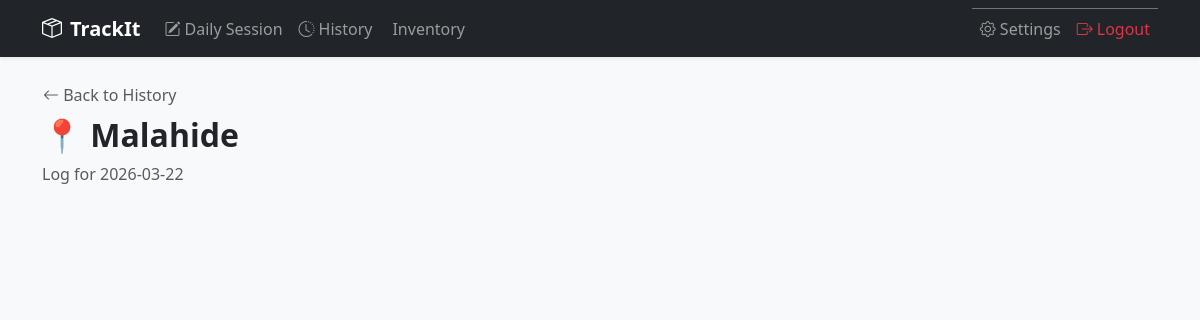
The page /history/2026-03-22/2 (signed in) on the database as committed earlier.
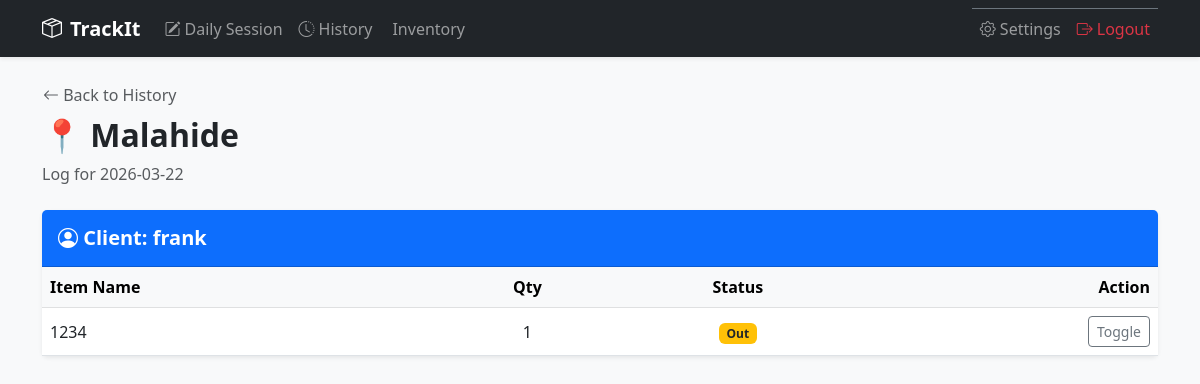
The same page on the database as committed later.
### models.py (models this page shows)
class Place(db.Model):
    id = db.Column(db.Integer, primary_key=True)
    name = db.Column(db.String(100), nullable=False)
    is_active = db.Column(db.Boolean, default=True)

class Client(db.Model):
    id = db.Column(db.Integer, primary_key=True)
    name = db.Column(db.String(100), nullable=False)
    is_active = db.Column(db.Boolean, default=True)

class DayRecord(db.Model):
    __tablename__ = 'day_record'
    id = db.Column(db.Integer, primary_key=True)
    timestamp = db.Column(db.DateTime, default=datetime.utcnow)
    item_id = db.Column(db.Integer, db.ForeignKey('item.id'))
    place_id = db.Column(db.Integer, db.ForeignKey('place.id'))
    client_id = db.Column(db.Integer, db.ForeignKey('client.id'))
    user_id = db.Column(db.Integer, db.ForeignKey('user.id'))
    quantity_out = db.Column(db.Integer, nullable=False)
    is_returned = db.Column(db.Boolean, default=False)
    item = db.relationship('Item', backref='records')
    place = db.relationship('Place', backref='records')
    client = db.relationship('Client', backref='records')

class Item(db.Model):
    id = db.Column(db.Integer, primary_key=True)
    name = db.Column(db.String(100), nullable=False)
    quantity = db.Column(db.Integer, default=0)
    user_id = db.Column(db.Integer, db.ForeignKey('user.id'))

### app.py (the view)
@app.route('/history/<ts>/<int:place_id>')
def session_details(ts, place_id):
    if 'user_id' not in session:
        return redirect(url_for('login'))
    place = Place.query.get_or_404(place_id)
    records = DayRecord.query.filter(
        func.date(DayRecord.timestamp) == ts,
        DayRecord.place_id == place_id
    ).all()
    grouped_data = {}
    for r in records:
        client_name = r.client.name
        if client_name not in grouped_data:
            grouped_data[client_name] = []
        grouped_data[client_name].append(r)
    return render_template('session_details.html',
                           grouped_data=grouped_data,
                           place=place,
                           ts=ts)

### templates/session_details.html
{% extends "base.html" %}
{% block content %}
<div class="mb-4">
    <a href="{{ url_for('history') }}" class="btn btn-link p-0 text-decoration-none text-muted"><i class="bi bi-arrow-left"></i> Back to History</a>
    <h2 class="fw-bold mt-2">📍 {{ place.name }}</h2>
    <p class="text-muted">Log for {{ ts }}</p>
</div>
{% for client_name, items in grouped_data.items() %}
<div class="card shadow-sm border-0 mb-4">
    <div class="card-header bg-primary text-white py-3">
        <h5 class="mb-0 fw-bold"><i class="bi bi-person-circle"></i> Client: {{ client_name }}</h5>
    </div>
    <div class="table-responsive">
        <table class="table align-middle mb-0">
            <thead class="table-light">
                <tr><th>Item Name</th><th class="text-center">Qty</th><th class="text-center">Status</th><th class="text-end">Action</th></tr>
            </thead>
            <tbody>
                {% for r in items %}
                <tr class="{{ 'table-success' if r.is_returned else '' }}">
                    <td>{{ r.item.name }}</td>
                    <td class="text-center">{{ r.quantity_out }}</td>
                    <td class="text-center">
                        <span class="badge {{ 'bg-success' if r.is_returned else 'bg-warning text-dark' }}">
                            {{ 'Returned' if r.is_returned else 'Out' }}
                        </span>
                    </td>
                    <td class="text-end">
                        <a href="{{ url_for('toggle_return', record_id=r.id) }}" class="btn btn-sm btn-outline-secondary">Toggle</a>
                    </td>
                </tr>
                {% endfor %}
            </tbody>
        </table>
    </div>
</div>
{% endfor %}
{% endblock %}

### templates/base.html (shortened to what this page needs)
<!DOCTYPE html>
<html lang="en">
<head>
    <link href="https://cdn.jsdelivr.net/npm/bootstrap@5.3.0/dist/css/bootstrap.min.css" rel="stylesheet">
    <link rel="stylesheet" href="https://cdn.jsdelivr.net/npm/bootstrap-icons@1.11.0/font/bootstrap-icons.css">
</head>
<body class="bg-light">
    <nav class="navbar navbar-expand-lg navbar-dark bg-dark shadow-sm mb-4">
        <div class="container">
            <a class="navbar-brand fw-bold" href="{{ url_for('index') }}">
                <i class="bi bi-box-seam me-2"></i>TrackIt
            </a>
            <div class="collapse navbar-collapse" id="navbarNav">
                <ul class="navbar-nav me-auto">
                    <li class="nav-item">
                        <a class="nav-link" href="{{ url_for('record') }}">
                            <i class="bi bi-pencil-square me-1"></i>Daily Session
                        </a>
                    </li>
                    <li class="nav-item">
                        <a class="nav-link" href="{{ url_for('history') }}">
                            <i class="bi bi-clock-history me-1"></i>History
                        </a>
                    </li>
                    <li class="nav-item">
                        <a class="nav-link" href="{{ url_for('inventory') }}">
                            Inventory
                        </a>
                    </li>
                </ul>
                <ul class="navbar-nav ms-auto border-top border-secondary border-lg-0 mt-2 mt-lg-0 pt-2 pt-lg-0">
                    <li class="nav-item">
                        <a class="nav-link" href="{{ url_for('settings') }}">
                            <i class="bi bi-gear me-1"></i>Settings
                        </a>
                    </li>
                    <li class="nav-item">
                        <a class="nav-link text-danger" href="{{ url_for('logout') }}">
                            <i class="bi bi-box-arrow-right me-1"></i>Logout
                        </a>
                    </li>
                </ul>
            </div>
        </div>
    </nav>
    <div class="container">
        {% block content %}{% endblock %}
    </div>
</body>
</html>

Rows that differ between the two databases and show on the page:
now on this page (row unchanged): Client: name "frank"
added DayRecord: item.name "1234", quantity_out "1", is_returned "Out"
